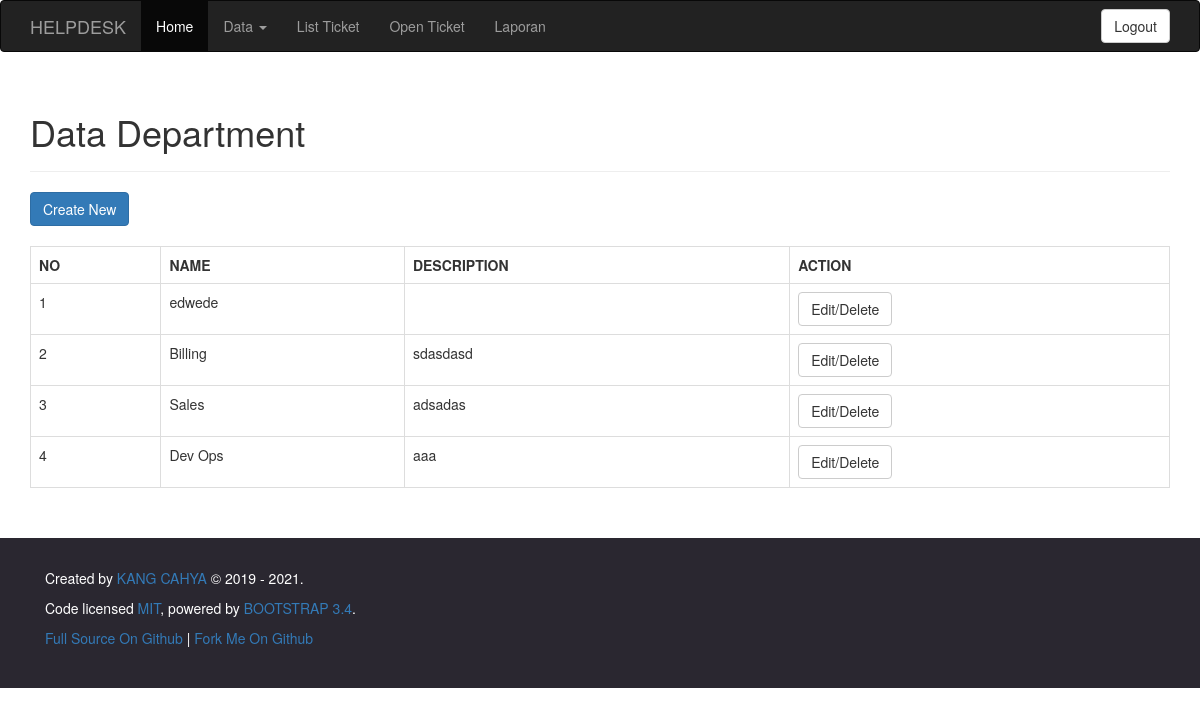
The app's page /department.php (signed in) with its own data.
### tables this page shows
CREATE TABLE `tbl_department` (
  `td_id` int(11) NOT NULL,
  `td_name` varchar(75) NOT NULL,
  `td_description` text NOT NULL
);

### func.php (called while the page is built, shortened)
<?php include 'config.php';
    function db($params = array())
    {
        if (isset($params['hostname'])) {
            $hostname = $params['hostname'];
        } else {
            $hostname = CONF_HOSTNAME;
        }
        if (isset($params['username'])) {
            $username = $params['username'];
        } else {
            $username = CONF_USERNAME;
        }
        if (isset($params['password'])) {
            $password = $params['password'];
        } else {
            $password = CONF_PASSWORD;
        }
        if (isset($params['database'])) {
            $database = $params['database'];
        } else {
            $database = CONF_DATABASE;
        }
        $conn = new mysqli($hostname, $username, $password, $database);
        return $conn;
    }
    function Q_array($sql = null)
    {
        $db = db();
        if ($sql === null) {
            return null;
        } else {
            if ($result = $db->query($sql))
            {
                return $result->fetch_all(MYSQLI_ASSOC);
            }
        }
    }

### department.php (the view, shortened to what this page needs)
<?php include('header.php');?>
<div class="container">
    <div class="page-header"><h1>Data Department</h1></div>
    <button type="button" class="btn btn-primary" data-toggle="modal" data-target="#create">Create New</button>
    <br><br>
    <div class="row">
        <div class="col-md-12">
            <table class="table table-bordered">
                <tr style="font-weight:bold;">
                    <td>NO</td>
                    <td>NAME</td>
                    <td>DESCRIPTION</td>
                    <td>ACTION</td>
                </tr>
                <?php
                    $data = Q_array("SELECT * FROM tbl_department ORDER BY td_id DESC");
                    foreach ($data as $key => $val) {
                        echo "
                            <tr>
                                <td>".($key+1)."</td>
                                <td>".$val['td_name']."</td>
                                <td>".$val['td_description']."</td>
                                <td>
                                    <a class='btn btn-default' data-toggle='modal' data-target='#ed-".$key."'>Edit/Delete</a>
                                </td>
                            </tr>
                        ";
                ?>
                <?php } ?>
            </table>
        </div>
    </div>
</div>
<?php include('footer.php');?>

### records on screen
tbl_department: td_name "edwede"
tbl_department: td_name "Billing", td_description "sdasdasd"
tbl_department: td_name "Sales", td_description "adsadas"
tbl_department: td_name "Dev Ops", td_description "aaa"

### other values on screen
CONF_AUTHOR "KANG CAHYA"
CONF_LICENSE "MIT"
CONF_POWERED "BOOTSTRAP 3.4"
CONF_GITHUB "Full Source On Github"
CONF_GITHUB_FORK "Fork Me On Github"
